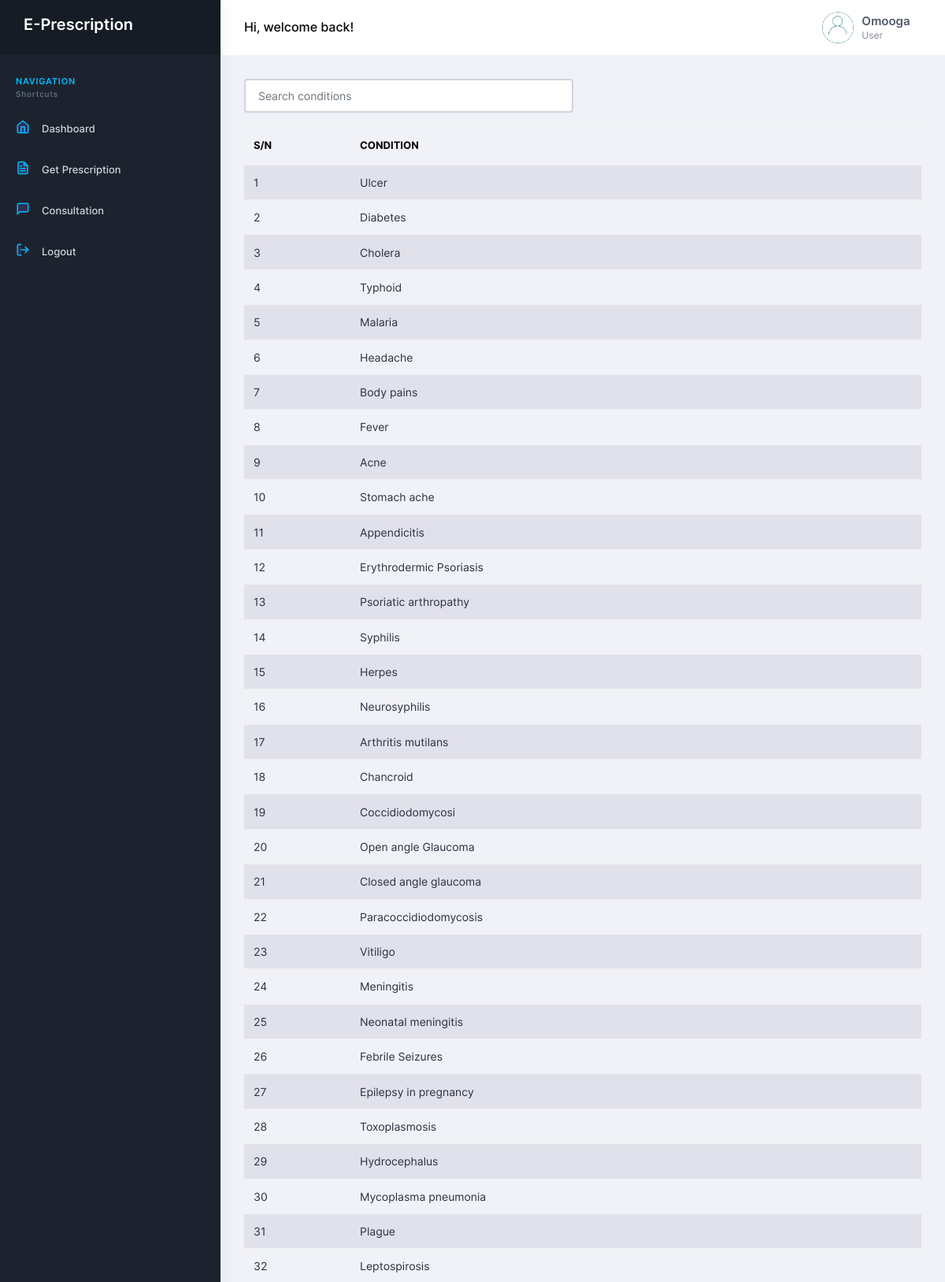
The app's page /dashboard/conditions.php (signed in, upper part) with its own data.
### tables this page shows
CREATE TABLE `prescriptions` (
  `id` int(15) NOT NULL,
  `disease` varchar(250) NOT NULL,
  `drug` varchar(250) NOT NULL
);

### dashboard/conditions.php (the view, shortened to what this page needs)
<?php
$username = $_SESSION["ep_username"];
include "includes/config.php";
?>
<!DOCTYPE html>
<html lang="en">
<head>
    <link rel="stylesheet" href="assets/fonts/feather.css">
    <link rel="stylesheet" href="assets/fonts/fontawesome.css">
    <link rel="stylesheet" href="assets/fonts/material.css">
    <link rel="stylesheet" href="assets/css/styles.css">
</head>
<body class="">
    <nav class="pc-sidebar ">
        <div class="navbar-wrapper">
            <div class="m-header">
                <a href="../dashboard/" class="b-brand text-white h4">
                    <b>E-Prescription</b>
                </a>
            </div>
            <div class="navbar-content">
                <ul class="pc-navbar">
                    <li class="pc-item pc-caption">
                        <label>Navigation</label>
                        <span>Shortcuts</span>
                    </li>
                    <li class="pc-item">
                        <a href="../dashboard/" class="pc-link"><span class="pc-micon"><i data-feather="home" class="text-primary mb-1"></i></span><span class="pc-mtext">Dashboard</span></a>
                    </li>
                    <li class="pc-item">
                        <a href="../dashboard/" class="pc-link"><span class="pc-micon"><i data-feather="file-text" class="text-primary mb-1"></i></span><span class="pc-mtext">Get Prescription</span></a>
                    </li>
                    <li class="pc-item">
                        <a href="consultation.php" class="pc-link"><span class="pc-micon"><i data-feather="message-square" class="text-primary mb-1"></i></span><span class="pc-mtext">Consultation</span></a>
                    </li>
                    <li class="pc-item">
                        <a href="includes/logout.php" class="pc-link"><span class="pc-micon"><i data-feather="log-out" class="text-primary mb-1"></i></span><span class="pc-mtext">Logout</span></a>
                    </li>
                </ul>
            </div>
        </div>
    </nav>
    <header class="pc-header ">
        <div class="header-wrapper">
            <div class="page-header-title">
                <h5 class="m-b-10 m-t-25">Hi, welcome back!</h5>
            </div>
            <div class="ml-auto">
                <ul class="list-unstyled">
                    <li class="dropdown pc-h-item">
                        <a class="pc-head-link dropdown-toggle arrow-none mr-0" data-toggle="dropdown" href="#" role="button" aria-haspopup="false" aria-expanded="false">
                            <img src="assets/images/user/2.png" alt="user-image" class="user-avtar">
                            <span>
                                <span class="user-name"><?php echo $username; ?></span>
                                <span class="user-desc">User</span>
                            </span>
                        </a>
                    </li>
                </ul>
            </div>
        </div>
    </header>
    <div class="pc-container">
        <div class="pcoded-content">
            <div class="row">
                <div id="propSearch" class="col-12 col-lg-6">
                    <input type="text" id="searchProp" class="form-control" placeholder="Search conditions">
                </div>
            </div>
            <div class="row d-flex justify-content-center">
                <?php
                $sql = "SELECT * FROM prescriptions";
                if ($result = mysqli_query($link, $sql)) {
                    if (mysqli_num_rows($result) > 0) {
                        echo "<div class='table-responsive'>";
                        echo "<table id='myTable' class='display table table-striped table-hover mt-3 my-0'>";
                        echo "<thead>";
                        echo "<tr>";
                        echo "<th>S/N</th>";
                        echo "<th>Condition</th>";
                        echo "</tr>";
                        echo "</thead>";
                        echo "<tbody>";
                        while ($row = mysqli_fetch_array($result)) {
                            echo "<tr>";
                            echo "<td>" . $row['id'] . "</td>";
                            echo "<td>" . $row['disease'] . "</td>";
                            echo "</tr>";
                        }
                        echo "</tbody>";
                        echo "</table>";
                        echo "</div>";
                    } else {
                        echo "<h3 class='alert alert-success text-center p-5'>No records</h3>";
                    }
                } else {
                    echo "<p class='alert alert-warning'>Database not available. Contact developer</p>";
                }
                ?>
            </div>
        </div>
    </div>
</body>
</html>

### records on screen
prescriptions: id "1", disease "Ulcer"
prescriptions: id "2", disease "Diabetes"
prescriptions: id "3", disease "Cholera"
prescriptions: id "4", disease "Typhoid"
prescriptions: id "5", disease "Malaria"
prescriptions: id "6", disease "Headache"
prescriptions: id "7", disease "Body pains"
prescriptions: id "8", disease "Fever"
prescriptions: id "9", disease "Acne"
prescriptions: id "10", disease "Stomach ache"
prescriptions: id "11", disease "Appendicitis"
prescriptions: id "12", disease "Erythrodermic Psoriasis"
prescriptions: id "13", disease "Psoriatic arthropathy"
prescriptions: id "14", disease "Syphilis"
prescriptions: id "15", disease "Herpes"
prescriptions: id "16", disease "Neurosyphilis"
prescriptions: id "17", disease "Arthritis mutilans"
prescriptions: id "18", disease "Chancroid"
prescriptions: id "19", disease "Coccidiodomycosi"
prescriptions: id "20", disease "Open angle Glaucoma"
prescriptions: id "21", disease "Closed angle glaucoma"
prescriptions: id "22", disease "Paracoccidiodomycosis"
prescriptions: id "23", disease "Vitiligo"
prescriptions: id "24", disease "Meningitis"
prescriptions: id "25", disease "Neonatal meningitis"
prescriptions: id "26", disease "Febrile Seizures"
prescriptions: id "27", disease "Epilepsy in pregnancy"
prescriptions: id "28", disease "Toxoplasmosis"
prescriptions: id "29", disease "Hydrocephalus"
prescriptions: id "30", disease "Mycoplasma pneumonia"
prescriptions: id "31", disease "Plague"
prescriptions: id "32", disease "Leptospirosis"

### other values on screen
$username "Omooga"
